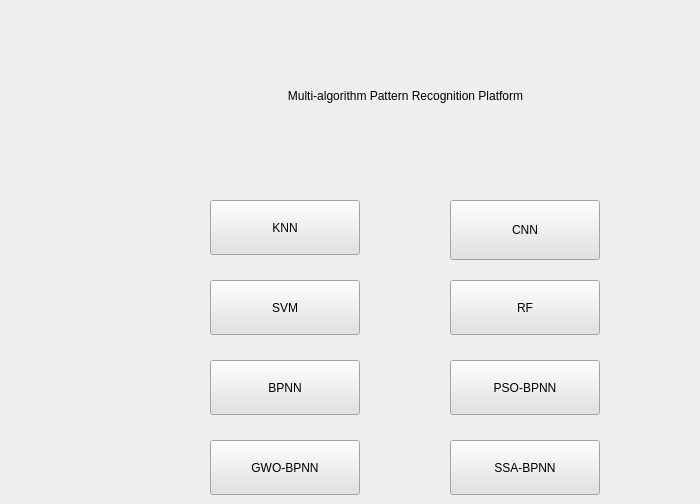
   <widget class="QWidget" name="page">
    <widget class="QPushButton" name="pushButton_2">
     <property name="geometry">
      <rect>
       <x>210</x>
       <y>280</y>
       <width>150</width>
       <height>55</height>
      </rect>
     </property>
     <property name="sizePolicy">
      <sizepolicy hsizetype="Minimum" vsizetype="Fixed">
       <horstretch>150</horstretch>
       <verstretch>60</verstretch>
      </sizepolicy>
     </property>
     <property name="styleSheet">
      <string notr="true">font: 14pt &quot;黑体&quot;;
background-color: rgb(226, 226, 226);</string>
     </property>
     <property name="text">
      <string>SVM</string>
     </property>
    </widget>
    <widget class="QPushButton" name="pushButton_3">
     <property name="geometry">
      <rect>
       <x>210</x>
       <y>360</y>
       <width>150</width>
       <height>55</height>
      </rect>
     </property>
     <property name="sizePolicy">
      <sizepolicy hsizetype="Minimum" vsizetype="Fixed">
       <horstretch>150</horstretch>
       <verstretch>60</verstretch>
      </sizepolicy>
     </property>
     <property name="styleSheet">
      <string notr="true">font: 14pt &quot;黑体&quot;;
background-color: rgb(226, 226, 226);</string>
     </property>
     <property name="text">
      <string>BPNN</string>
     </property>
    </widget>
    <widget class="QPushButton" name="pushButton_4">
     <property name="geometry">
      <rect>
       <x>210</x>
       <y>440</y>
       <width>150</width>
       <height>55</height>
      </rect>
     </property>
     <property name="sizePolicy">
      <sizepolicy hsizetype="Minimum" vsizetype="Fixed">
       <horstretch>150</horstretch>
       <verstretch>60</verstretch>
      </sizepolicy>
     </property>
     <property name="styleSheet">
      <string notr="true">font: 14pt &quot;黑体&quot;;
background-color: rgb(226, 226, 226);</string>
     </property>
     <property name="text">
      <string>GWO-BPNN</string>
     </property>
    </widget>
    <widget class="QPushButton" name="pushButton_5">
     <property name="geometry">
      <rect>
       <x>450</x>
       <y>360</y>
       <width>150</width>
       <height>55</height>
      </rect>
     </property>
     <property name="sizePolicy">
      <sizepolicy hsizetype="Minimum" vsizetype="Fixed">
       <horstretch>150</horstretch>
       <verstretch>60</verstretch>
      </sizepolicy>
     </property>
     <property name="styleSheet">
      <string notr="true">font: 14pt &quot;黑体&quot;;
background-color: rgb(226, 226, 226);</string>
     </property>
     <property name="text">
      <string>PSO-BPNN</string>
     </property>
    </widget>
    <widget class="QPushButton" name="pushButton_6">
     <property name="geometry">
      <rect>
       <x>450</x>
       <y>280</y>
       <width>150</width>
       <height>55</height>
      </rect>
     </property>
     <property name="sizePolicy">
      <sizepolicy hsizetype="Minimum" vsizetype="Fixed">
       <horstretch>150</horstretch>
       <verstretch>60</verstretch>
      </sizepolicy>
     </property>
     <property name="styleSheet">
      <string notr="true">font: 14pt &quot;黑体&quot;;
background-color: rgb(226, 226, 226);</string>
     </property>
     <property name="text">
      <string>RF</string>
     </property>
    </widget>
    <widget class="QPushButton" name="pushButton_7">
     <property name="geometry">
      <rect>
       <x>450</x>
       <y>440</y>
       <width>150</width>
       <height>55</height>
      </rect>
     </property>
     <property name="sizePolicy">
      <sizepolicy hsizetype="Minimum" vsizetype="Fixed">
       <horstretch>150</horstretch>
       <verstretch>60</verstretch>
      </sizepolicy>
     </property>
     <property name="styleSheet">
      <string notr="true">font: 14pt &quot;黑体&quot;;
background-color: rgb(226, 226, 226);</string>
     </property>
     <property name="text">
      <string>SSA-BPNN</string>
     </property>
    </widget>
    <widget class="QPushButton" name="pushButton_8">
     <property name="geometry">
      <rect>
       <x>450</x>
       <y>200</y>
       <width>150</width>
       <height>60</height>
      </rect>
     </property>
     <property name="sizePolicy">
      <sizepolicy hsizetype="Minimum" vsizetype="Fixed">
       <horstretch>150</horstretch>
       <verstretch>60</verstretch>
      </sizepolicy>
     </property>
     <property name="minimumSize">
      <size>
       <width>150</width>
       <height>60</height>
      </size>
     </property>
     <property name="maximumSize">
      <size>
       <width>150</width>
       <height>60</height>
      </size>
     </property>
     <property name="styleSheet">
      <string notr="true">font: 14pt &quot;黑体&quot;;
background-color: rgb(226, 226, 226);</string>
     </property>
     <property name="text">
      <string>CNN</string>
     </property>
     <property name="flat">
      <bool>false</bool>
     </property>
    </widget>
    <widget class="QPushButton" name="pushButton_33">
     <property name="geometry">
      <rect>
       <x>210</x>
       <y>200</y>
       <width>150</width>
       <height>55</height>
      </rect>
     </property>
     <property name="sizePolicy">
      <sizepolicy hsizetype="Minimum" vsizetype="Fixed">
       <horstretch>150</horstretch>
       <verstretch>60</verstretch>
      </sizepolicy>
     </property>
     <property name="styleSheet">
      <string notr="true">font: 14pt &quot;黑体&quot;;
background-color: rgb(226, 226, 226);</string>
     </property>
     <property name="text">
      <string>KNN</string>
     </property>
    </widget>
    <widget class="QLabel" name="label_7">
     <property name="geometry">
      <rect>
       <x>120</x>
       <y>50</y>
       <width>571</width>
       <height>91</height>
      </rect>
     </property>
     <property name="styleSheet">
      <string notr="true">font: 16pt &quot;华文隶书&quot;;;</string>
     </property>
     <property name="text">
      <string>Multi-algorithm Pattern Recognition Platform</string>
     </property>
     <property name="alignment">
      <set>Qt::AlignCenter</set>
     </property>
    </widget>
   </widget>
